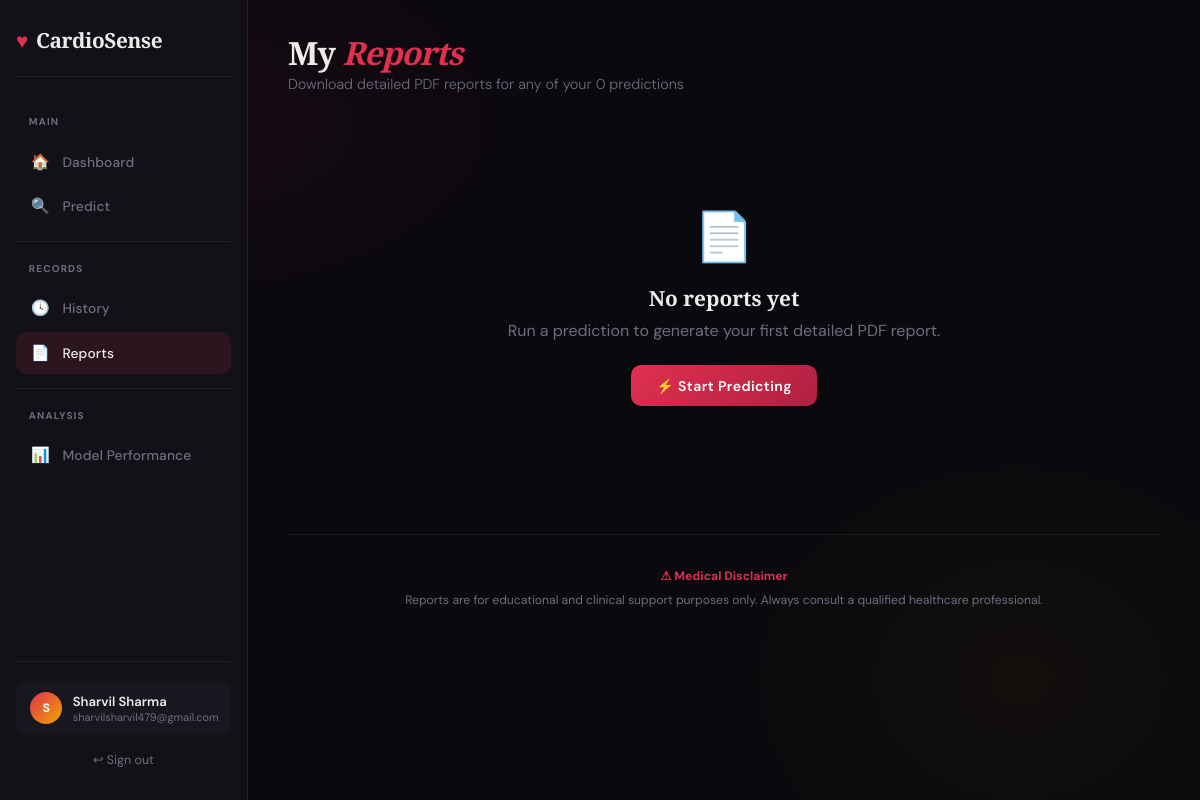
/reports (signed in), run on an earlier commit of the app's database.
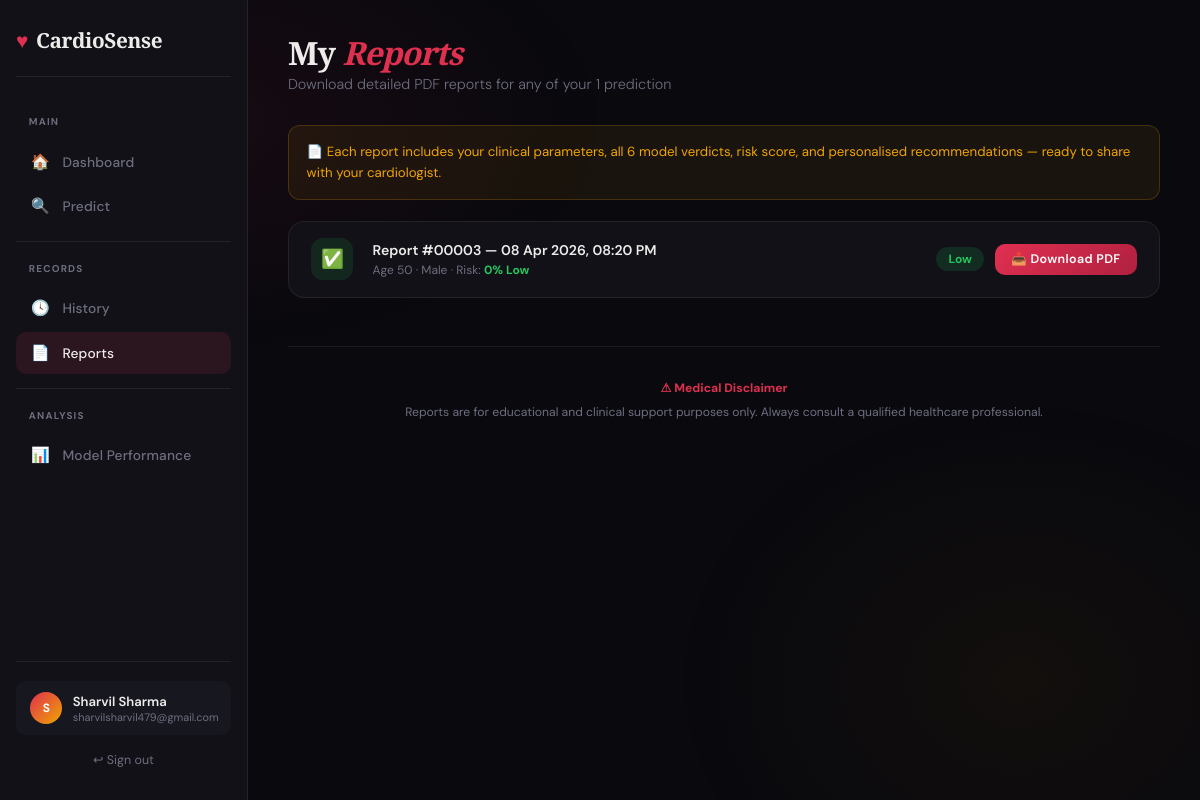
And on a later commit of the database.
### app.py (models this page shows)
class Prediction(db.Model):
    id           = db.Column(db.Integer, primary_key=True)
    user_id      = db.Column(db.Integer, db.ForeignKey('user.id'), nullable=False)
    created_at   = db.Column(db.DateTime, default=datetime.utcnow)
    age          = db.Column(db.Integer)
    sex          = db.Column(db.Integer)
    chestpain    = db.Column(db.Integer)
    rbp          = db.Column(db.Integer)
    cholesterol  = db.Column(db.Integer)
    fasting_bs   = db.Column(db.Integer)
    ecg          = db.Column(db.Integer)
    max_hr       = db.Column(db.Integer)
    angina       = db.Column(db.Integer)
    oldpeak      = db.Column(db.Float)
    st_slope     = db.Column(db.Integer)
    risk_pct     = db.Column(db.Integer)
    risk_label   = db.Column(db.String(20))
    results_json = db.Column(db.Text)

### app.py (the view)
@app.route('/reports')
@login_required
def reports():
    preds = Prediction.query.filter_by(user_id=session['user_id'])\
                            .order_by(Prediction.created_at.desc()).all()
    return render_template('reports.html', predictions=preds, name=session['name'])

### app.py (called while the page is built)
def login_required(f):
    @wraps(f)
    def decorated(*args, **kwargs):
        if 'user_id' not in session:
            return redirect(url_for('login'))
        return f(*args, **kwargs)
    return decorated

### templates/reports.html (shortened to what this page needs)
{% extends "base.html" %}
{% block content %}
<div class="page-header">
  <h1>My <em>Reports</em></h1>
  <p>Download detailed PDF reports for any of your {{ predictions|length }} prediction{{ 's' if predictions|length != 1 else '' }}</p>
</div>
{% if predictions %}
<div class="info-box">
  📄 Each report includes your clinical parameters, all 6 model verdicts, risk score, and personalised recommendations — ready to share with your cardiologist.
</div>
<div class="reports-grid">
{% for p in predictions %}
<div class="report-row">
  <div class="rep-icon rep-icon-{{ p.risk_label }}">
    {{ '⚠️' if p.risk_label=='high' else ('🟡' if p.risk_label=='moderate' else '✅') }}
  </div>
  <div class="rep-info">
    <h4>Report #{{ '%05d' % p.id }} — {{ p.created_at.strftime('%d %b %Y, %I:%M %p') }}</h4>
    <p>Age {{ p.age }} · {{ 'Male' if p.sex==0 else 'Female' }} · Risk: <strong style="color:{{ '#e03050' if p.risk_label=='high' else ('#f0a500' if p.risk_label=='moderate' else '#22c55e') }}">{{ p.risk_pct }}% {{ p.risk_label|capitalize }}</strong></p>
  </div>
  <div class="rep-right">
    <span class="risk-badge risk-{{ p.risk_label }}">{{ p.risk_label|capitalize }}</span>
    <a href="/api/report/{{ p.id }}" class="btn btn-primary btn-sm">📥 Download PDF</a>
  </div>
</div>
{% endfor %}
</div>
{% else %}
<div class="empty-state">
  <span class="ei">📄</span>
  <h3>No reports yet</h3>
  <p style="margin-bottom:1.5rem">Run a prediction to generate your first detailed PDF report.</p>
  <a href="/predict" class="btn btn-primary">⚡ Start Predicting</a>
</div>
{% endif %}
<div class="disclaimer">
  <strong>⚠ Medical Disclaimer</strong><br>
  Reports are for educational and clinical support purposes only. Always consult a qualified healthcare professional.
</div>
{% endblock %}

What changed in the data, as far as the page shows it:
added Prediction: risk_label "✅", id "00003", created_at "08 Apr 2026, 08:20 PM", age "50", sex "Male", risk_pct "0", risk_label "Low"
Also different on the page:
{{ predictions|length }}: "0" → "1"
{{ 's' if predictions|length != 1 else '' }}: "s" → (not shown)
text no longer shown: "📄 No reports yet Run a prediction to generate your first detailed PDF report. ⚡ Start Predicting"
text now shown: "📄 Each report includes your clinical parameters, all 6 model verdicts, risk score, and personalised recommendations — ready to share with your cardiologist."
